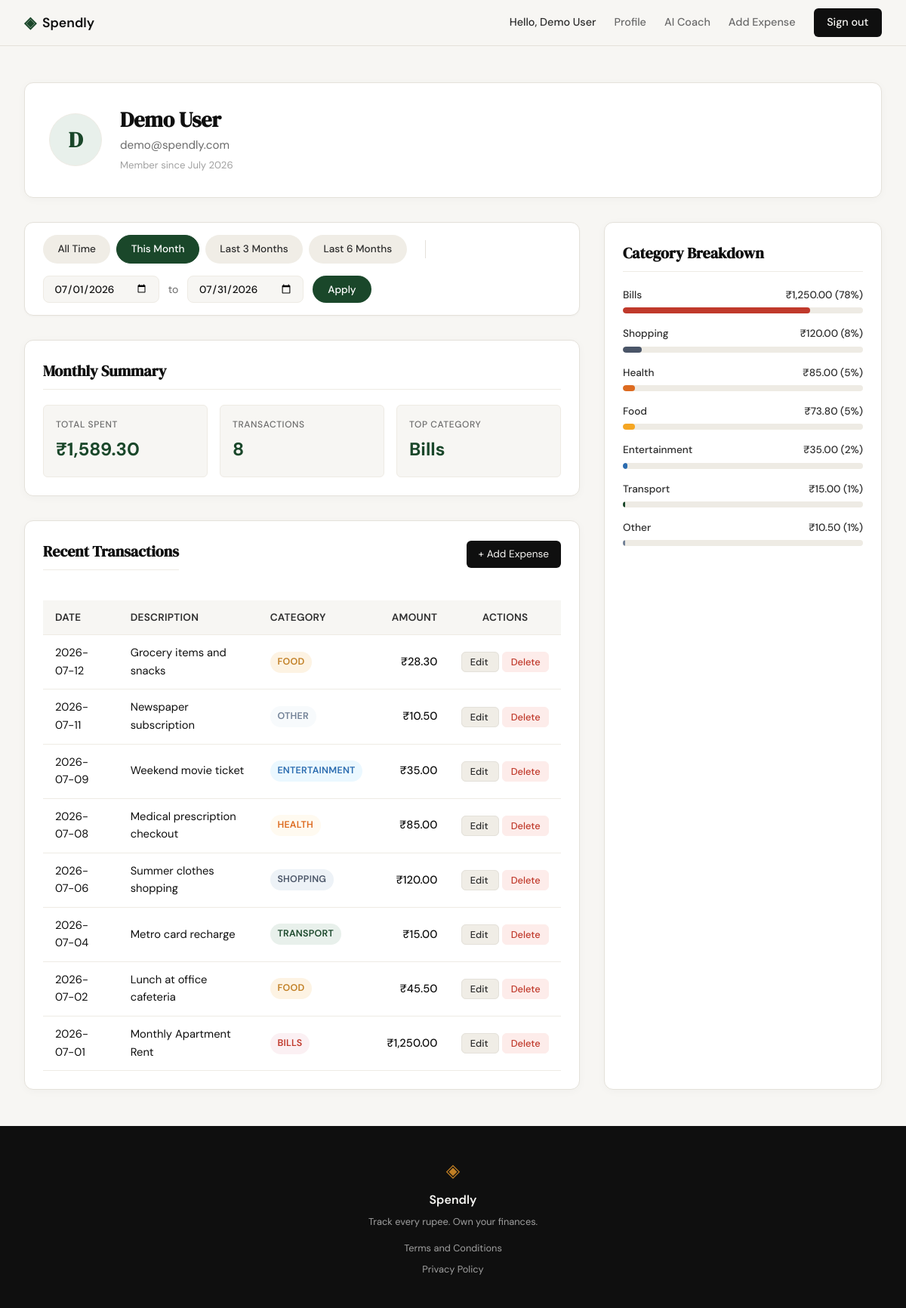
Page /profile?date_from=2026-07-01&date_to=2026-07-31 (signed in) on the committed database.
### tables this page shows
CREATE TABLE users (
                id INTEGER PRIMARY KEY AUTOINCREMENT,
                name TEXT NOT NULL,
                email TEXT UNIQUE NOT NULL,
                password_hash TEXT NOT NULL,
                created_at TEXT DEFAULT (datetime('now'))
            , insights_dirty INTEGER DEFAULT 1);

CREATE TABLE expenses (
                id INTEGER PRIMARY KEY AUTOINCREMENT,
                user_id INTEGER NOT NULL,
                amount REAL NOT NULL,
                category TEXT NOT NULL,
                date TEXT NOT NULL,
                description TEXT,
                created_at TEXT DEFAULT (datetime('now')),
                FOREIGN KEY (user_id) REFERENCES users (id) ON DELETE CASCADE
            );

### app.py (the view)
@app.route("/profile")
def profile():
    user_id = session.get("user_id")
    if not user_id:
        return redirect(url_for("login"))
    db_user = get_user_by_id(user_id)
    if not db_user:
        session.clear()
        return redirect(url_for("login"))
    user_info = {
        "name": db_user["name"],
        "email": db_user["email"],
        "joined": db_user["member_since"]
    }
    raw_date_from = request.args.get("date_from", "").strip()
    raw_date_to = request.args.get("date_to", "").strip()
    date_from = None
    date_to = None
    if raw_date_from and raw_date_to:
        try:
            dt_from = datetime.strptime(raw_date_from, "%Y-%m-%d")
            dt_to = datetime.strptime(raw_date_to, "%Y-%m-%d")
            if dt_from > dt_to:
                flash("Start date must be before end date.", "error")
            else:
                date_from = raw_date_from
                date_to = raw_date_to
        except ValueError:
            pass
    today = datetime.now()
    _, last_day = calendar.monthrange(today.year, today.month)
    this_month_start = today.replace(day=1).strftime("%Y-%m-%d")
    this_month_end = today.replace(day=last_day).strftime("%Y-%m-%d")
    last_3_start = (today - timedelta(days=90)).strftime("%Y-%m-%d")
    last_3_end = today.strftime("%Y-%m-%d")
    last_6_start = (today - timedelta(days=180)).strftime("%Y-%m-%d")
    last_6_end = today.strftime("%Y-%m-%d")
    if not date_from or not date_to:
        active_preset = "all-time"
    elif date_from == this_month_start and date_to == this_month_end:
        active_preset = "this-month"
    elif date_from == last_3_start and date_to == last_3_end:
        active_preset = "last-3-months"
    elif date_from == last_6_start and date_to == last_6_end:
        active_preset = "last-6-months"
    else:
        active_preset = "custom"
    raw_stats = get_summary_stats(user_id, date_from, date_to)
    stats = {
        "total_spent": f"₹{raw_stats['total_spent']:,.2f}",
        "transaction_count": raw_stats["transaction_count"],
        "top_category": raw_stats["top_category"]
    }
    raw_transactions = get_recent_transactions(user_id, limit=10, date_from=date_from, date_to=date_to)
    transactions = [
        {
            "id": tx["id"],
            "date": tx["date"],
            "description": tx["description"],
            "category": tx["category"],
            "amount": f"₹{tx['amount']:,.2f}"
        }
        for tx in raw_transactions
    ]
    raw_breakdown = get_category_breakdown(user_id, date_from, date_to)
    category_breakdown = [
        {
            "category": item["name"],
            "amount": f"₹{item['amount']:,.2f}",
            "percentage": item["pct"]
        }
        for item in raw_breakdown
    ]
    presets = {
        "this_month": {"start": this_month_start, "end": this_month_end},
        "last_3": {"start": last_3_start, "end": last_3_end},
        "last_6": {"start": last_6_start, "end": last_6_end}
    }
    return render_template(
        "profile.html",
        user_info=user_info,
        stats=stats,
        transactions=transactions,
        category_breakdown=category_breakdown,
        presets=presets,
        active_preset=active_preset,
        date_from=date_from,
        date_to=date_to
    )

### templates/profile.html (shortened to what this page needs)
{% extends "base.html" %}
{% block head %}
<link rel="stylesheet" href="{{ url_for('static', filename='css/profile.css') }}">
{% endblock %}
{% block content %}
<div class="profile-section">
    <div class="profile-user-card">
        <div class="profile-avatar">
            {{ user_info.name[0] | upper }}
        </div>
        <div class="profile-details">
            <h2 class="profile-name">{{ user_info.name }}</h2>
            <p class="profile-email">{{ user_info.email }}</p>
            <p class="profile-joined">Member since {{ user_info.joined }}</p>
        </div>
    </div>
    <div class="profile-dashboard-grid">
        <div style="display: flex; flex-direction: column; gap: 2rem;">
            <div class="filter-bar-card">
                <div class="presets-group">
                    <a href="{{ url_for('profile') }}"
                       class="preset-link {% if active_preset == 'all-time' %}active{% endif %}">
                        All Time
                    </a>
                    <a href="{{ url_for('profile', date_from=presets.this_month.start, date_to=presets.this_month.end) }}"
                       class="preset-link {% if active_preset == 'this-month' %}active{% endif %}">
                        This Month
                    </a>
                    <a href="{{ url_for('profile', date_from=presets.last_3.start, date_to=presets.last_3.end) }}"
                       class="preset-link {% if active_preset == 'last-3-months' %}active{% endif %}">
                        Last 3 Months
                    </a>
                    <a href="{{ url_for('profile', date_from=presets.last_6.start, date_to=presets.last_6.end) }}"
                       class="preset-link {% if active_preset == 'last-6-months' %}active{% endif %}">
                        Last 6 Months
                    </a>
                </div>
                <form action="{{ url_for('profile') }}" method="GET" class="custom-filter-form">
                    <div class="custom-inputs">
                        <input type="date" id="date_from" name="date_from" value="{{ date_from or '' }}" aria-label="Start date">
                        <span class="range-separator-text">to</span>
                        <input type="date" id="date_to" name="date_to" value="{{ date_to or '' }}" aria-label="End date">
                        <button type="submit" class="btn-filter-apply">Apply</button>
                    </div>
                </form>
            </div>
            <div class="widget-card">
                <h3 class="widget-title">Monthly Summary</h3>
                <div class="stats-grid">
                    <div class="stat-item">
                        <span class="stat-label">Total Spent</span>
                        <span class="stat-value">{{ stats.total_spent }}</span>
                    </div>
                    <div class="stat-item">
                        <span class="stat-label">Transactions</span>
                        <span class="stat-value">{{ stats.transaction_count }}</span>
                    </div>
                    <div class="stat-item">
                        <span class="stat-label">Top Category</span>
                        <span class="stat-value">{{ stats.top_category }}</span>
                    </div>
                </div>
            </div>
            <div class="widget-card">
                <div class="widget-header" style="display: flex; justify-content: space-between; align-items: center; margin-bottom: 1.25rem;">
                    <h3 class="widget-title" style="margin: 0;">Recent Transactions</h3>
                    <a href="{{ url_for('add_expense') }}" class="nav-cta" style="font-size: 0.85rem; padding: 0.45rem 1rem; text-decoration: none; border-radius: var(--radius-sm); border: none;">
                        + Add Expense
                    </a>
                </div>
                <div class="expense-table-wrapper">
                    <table class="expense-table">
                        <thead>
                            <tr>
                                <th>Date</th>
                                <th>Description</th>
                                <th>Category</th>
                                <th style="text-align: right;">Amount</th>
                                <th style="text-align: center; width: 80px;">Actions</th>
                            </tr>
                        </thead>
                        <tbody>
                            {% for tx in transactions %}
                            <tr>
                                <td>{{ tx.date }}</td>
                                <td>{{ tx.description }}</td>
                                <td>
                                    <span class="category-badge category-{{ tx.category | lower }}">
                                        {{ tx.category }}
                                    </span>
                                </td>
                                <td style="text-align: right; font-weight: 500; color: var(--ink);">
                                    {{ tx.amount }}
                                </td>
                                <td style="text-align: center; white-space: nowrap;">
                                    <a href="{{ url_for('edit_expense', id=tx.id) }}" class="preset-link" style="font-size: 0.8rem; padding: 0.25rem 0.65rem; border-radius: var(--radius-sm); border: 1px solid var(--border); transition: all 0.2s ease;">
                                        Edit
                                    </a>
                                    <form method="POST" action="{{ url_for('delete_expense_route', id=tx.id) }}" style="display:inline;" onsubmit="return confirm('Delete this expense?')">
                                        <button type="submit" class="btn-delete">
                                            Delete
                                        </button>
                                    </form>
                                </td>
                            </tr>
                            {% endfor %}
                        </tbody>
                    </table>
                </div>
            </div>
        </div>
        <div class="widget-card">
            <h3 class="widget-title">Category Breakdown</h3>
            <div class="category-breakdown-list">
                {% for item in category_breakdown %}
                <div class="category-breakdown-row">
                    <div class="category-breakdown-meta">
                        <span>{{ item.category }}</span>
                        <span>{{ item.amount }} ({{ item.percentage }}%)</span>
                    </div>
                    <div class="category-progress-track">
                        <div class="category-progress-bar category-{{ item.category | lower }}"
                             style="width: {{ item.percentage }}%;"
                             role="progressbar"
                             aria-valuenow="{{ item.percentage }}"
                             aria-valuemin="0"
                             aria-valuemax="100">
                        </div>
                    </div>
                </div>
                {% endfor %}
            </div>
        </div>
    </div>
</div>
{% endblock %}

### templates/base.html (shortened to what this page needs)
<!DOCTYPE html>
<html lang="en">
<head>
    <link rel="stylesheet" href="{{ url_for('static', filename='css/style.css') }}">
    {% block head %}{% endblock %}
</head>
<body>
    <nav class="navbar">
        <div class="nav-inner">
            <a href="{{ url_for('landing') }}" class="nav-brand">
                <span class="brand-icon">◈</span>
                <span class="brand-name">Spendly</span>
            </a>
            <div class="nav-links">
                {% if g.user %}
                    <span class="nav-user" style="color: var(--ink-soft); font-weight: 500;">Hello, {{ g.user.name }}</span>
                    <a href="{{ url_for('profile') }}">Profile</a>
                    <a href="{{ url_for('ai_coach.dashboard') }}">AI Coach</a>
                    <a href="{{ url_for('add_expense') }}">Add Expense</a>
                    <a href="{{ url_for('logout') }}" class="nav-cta">Sign out</a>
                {% else %}
                    <a href="{{ url_for('login') }}">Sign in</a>
                    <a href="{{ url_for('register') }}" class="nav-cta">Get started</a>
                {% endif %}
            </div>
        </div>
    </nav>
    <main class="main-content">
        {% block content %}{% endblock %}
    </main>
    <footer class="footer">
        <div class="footer-inner">
            <span class="brand-icon">◈</span>
            <span class="footer-name">Spendly</span>
            <p class="footer-copy">Track every rupee. Own your finances.</p>
            <nav class="footer-links">
                <a href="/terms" class="footer-link">Terms and Conditions</a>
                <a href="/privacy" class="footer-link">Privacy Policy</a>
            </nav>
        </div>
    </footer>
</body>
</html>

### rows in the picture
users: user.name "Demo User", name "D", name "Demo User", email "demo@spendly.com"
expenses: date "2026-07-12", description "Grocery items and snacks", category "FOOD", amount "₹28.30"
expenses: date "2026-07-11", description "Newspaper subscription", category "OTHER", amount "₹10.50", category "Other", percentage "1"
expenses: date "2026-07-09", description "Weekend movie ticket", category "ENTERTAINMENT", amount "₹35.00"
expenses: date "2026-07-08", description "Medical prescription checkout", category "HEALTH", amount "₹85.00", category "Health", percentage "5"
expenses: date "2026-07-06", description "Summer clothes shopping", category "SHOPPING", amount "₹120.00"
expenses: date "2026-07-04", description "Metro card recharge", category "TRANSPORT", amount "₹15.00", category "Transport", percentage "1"
expenses: date "2026-07-02", description "Lunch at office cafeteria", category "FOOD", amount "₹45.50"
expenses: date "2026-07-01", description "Monthly Apartment Rent", category "BILLS", amount "₹1,250.00"

### other values in the picture
{{ user_info.joined }} "July 2026"
{{ stats.total_spent }} "₹1,589.30"
{{ stats.transaction_count }} "8"
{{ stats.top_category }} "Bills"
{{ item.category }} "Bills" "Shopping" "Food" "Entertainment"
{{ item.amount }} "₹1,250.00" "₹120.00" "₹73.80" "₹35.00"
{{ item.percentage }} "78" "8" "5" "2"
